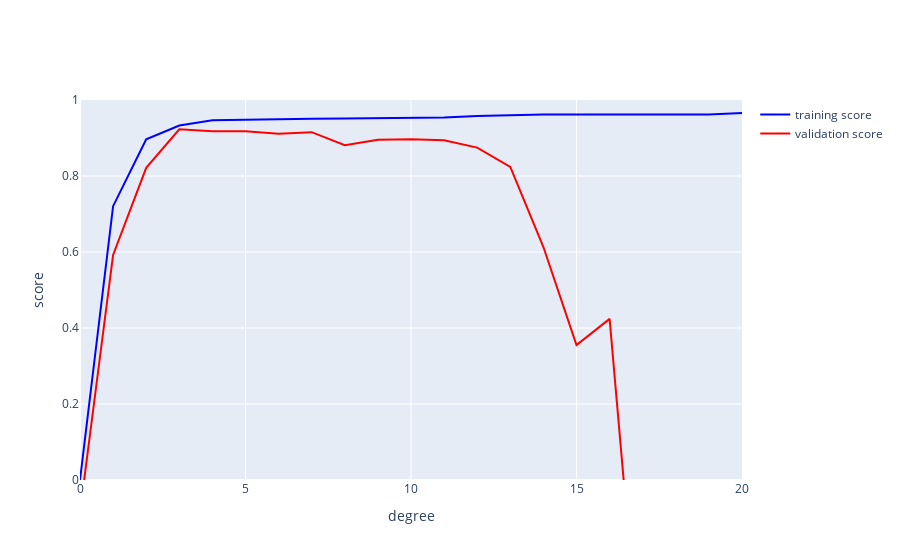

The notebook cell this image was saved under:
### Code cell
from sklearn.model_selection import validation_curve
degree = np.arange(0, 21)
train_score, val_score = validation_curve(
    PolynomialRegression(), X, y,
    param_name='polynomialfeatures__degree',
    param_range=degree, cv=7)

fig = go.Figure(layout={
    "yaxis": {
        "range": (0, 1),
        "title": "score"
    },
    "xaxis_title": "degree"
})

fig.add_scatter(x=degree, y=np.median(train_score, 1), mode="lines", marker_color="blue", name="training score")
fig.add_scatter(x=degree, y=np.median(val_score, 1), mode="lines", marker_color="red", name="validation score")

### Figure 1 — Plotly figure (JSON) as saved in the notebook; plotly's stock layout.template omitted (floating-point values rounded to 4 significant figures)
{"data": [{"marker": {"color": "blue"}, "mode": "lines", "name": "training score", "type": "scatter", "x": [0, 1, 2, 3, 4, 5, 6, 7, 8, 9, 10, 11, 12, 13, 14, 15, 16, 17, 18, 19, 20], "y": [0.0, 0.7206, 0.8967, 0.9327, 0.9464, 0.9471, 0.9493, 0.9503, 0.9513, 0.9527, 0.9532, 0.9541, 0.9581, 0.9604, 0.9616, 0.9618, 0.9618, 0.9618, 0.9619, 0.9619, 0.9656]}, {"marker": {"color": "red"}, "mode": "lines", "name": "validation score", "type": "scatter", "x": [0, 1, 2, 3, 4, 5, 6, 7, 8, 9, 10, 11, 12, 13, 14, 15, 16, 17, 18, 19, 20], "y": [-0.08448, 0.5924, 0.8214, 0.923, 0.9181, 0.9175, 0.9114, 0.9154, 0.8809, 0.8953, 0.8966, 0.8941, 0.8747, 0.8239, 0.6131, 0.3551, 0.4241, -0.5738, -0.1445, -1.878, -2282.0]}], "layout": {"xaxis": {"title": {"text": "degree"}}, "yaxis": {"range": [0, 1], "title": {"text": "score"}}}}
